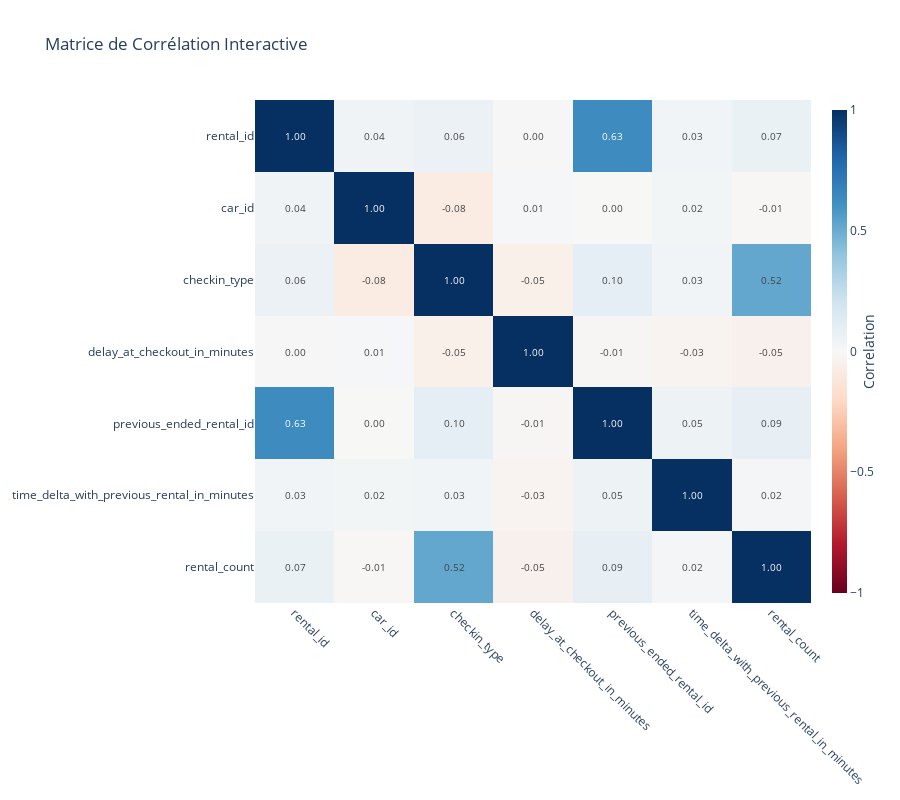

Here is the notebook cell this chart was saved with:
### Code cell
# Correlation matrix
corr_dataset = dataset[['rental_id','car_id','checkin_type','delay_at_checkout_in_minutes','previous_ended_rental_id','time_delta_with_previous_rental_in_minutes','rental_count']]
corr_dataset['checkin_type']  = corr_dataset['checkin_type'].apply(lambda x: 1 if x == 'connect' else 0)

correlation_matrix = corr_dataset.corr()

# Créer la figure
fig = go.Figure(data=go.Heatmap(
    z=correlation_matrix,
    x=correlation_matrix.columns,
    y=correlation_matrix.columns,
    zmin=-1,  # Minimum de l'échelle de couleurs
    zmax=1,   # Maximum de l'échelle de couleurs
    text=correlation_matrix.round(2),  # Valeurs à afficher dans les cellules
    texttemplate='%{text:.2f}',       # Format des valeurs
    textfont={"size": 10},            # Taille de la police pour les valeurs
    hoverongaps=False,                # Désactiver le survol sur les cellules vides
    colorscale='RdBu',                # Échelle de couleurs rouge-bleu
    colorbar=dict(
        title='Correlation',          # Titre de la barre de couleurs
        titleside='right',
        thickness=15
    )
))

# Mise à jour du layout
fig.update_layout(
    title='Matrice de Corrélation Interactive',
    width=900,                        # Largeur de la figure
    height=800,                       # Hauteur de la figure
    xaxis=dict(
        tickangle=45,                 # Rotation des labels de l'axe x
        side='bottom'
    ),
    yaxis=dict(
        autorange='reversed'          # Inverser l'axe y pour avoir la même disposition que seaborn
    )
)

# Afficher la figure
fig.show()

### Figure 1 — Plotly figure (JSON) as saved in the notebook; plotly's stock layout.template omitted (floating-point values rounded to 4 significant figures)
{"data": [{"colorbar": {"thickness": 15, "title": {"side": "right", "text": "Correlation"}}, "colorscale": [[0, "rgb(103,0,31)"], [0.1, "rgb(178,24,43)"], [0.2, "rgb(214,96,77)"], [0.3, "rgb(244,165,130)"], [0.4, "rgb(253,219,199)"], [0.5, "rgb(247,247,247)"], [0.6, "rgb(209,229,240)"], [0.7, "rgb(146,197,222)"], [0.8, "rgb(67,147,195)"], [0.9, "rgb(33,102,172)"], [1, "rgb(5,48,97)"]], "hoverongaps": false, "text": [[1, 0.04, 0.06, 0, 0.63, 0.03, 0.07], [0.04, 1, -0.08, 0.01, 0, 0.02, -0.01], [0.06, -0.08, 1, -0.05, 0.1, 0.03, 0.52], [0, 0.01, -0.05, 1, -0.01, -0.03, -0.05], [0.63, 0, 0.1, -0.01, 1, 0.05, 0.09], [0.03, 0.02, 0.03, -0.03, 0.05, 1, 0.02], [0.07, -0.01, 0.52, -0.05, 0.09, 0.02, 1]], "textfont": {"size": 10}, "texttemplate": "%{text:.2f}", "type": "heatmap", "x": ["rental_id", "car_id", "checkin_type", "delay_at_checkout_in_minutes", "previous_ended_rental_id", "time_delta_with_previous_rental_in_minutes", "rental_count"], "y": ["rental_id", "car_id", "checkin_type", "delay_at_checkout_in_minutes", "previous_ended_rental_id", "time_delta_with_previous_rental_in_minutes", "rental_count"], "z": [[1, 0.04381, 0.06176, -0.004069, 0.6346, 0.03318, 0.06649], [0.04381, 1, -0.08434, 0.008301, -0.002359, 0.02496, -0.009394], [0.06176, -0.08434, 1, -0.05284, 0.09657, 0.0293, 0.5195], [-0.004069, 0.008301, -0.05284, 1, -0.01219, -0.02622, -0.04676], [0.6346, -0.002359, 0.09657, -0.01219, 1, 0.05179, 0.08594], [0.03318, 0.02496, 0.0293, -0.02622, 0.05179, 1, 0.01896], [0.06649, -0.009394, 0.5195, -0.04676, 0.08594, 0.01896, 1]], "zmax": 1, "zmin": -1}], "layout": {"height": 800, "title": {"text": "Matrice de Corrélation Interactive"}, "width": 900, "xaxis": {"side": "bottom", "tickangle": 45}, "yaxis": {"autorange": "reversed"}}}
